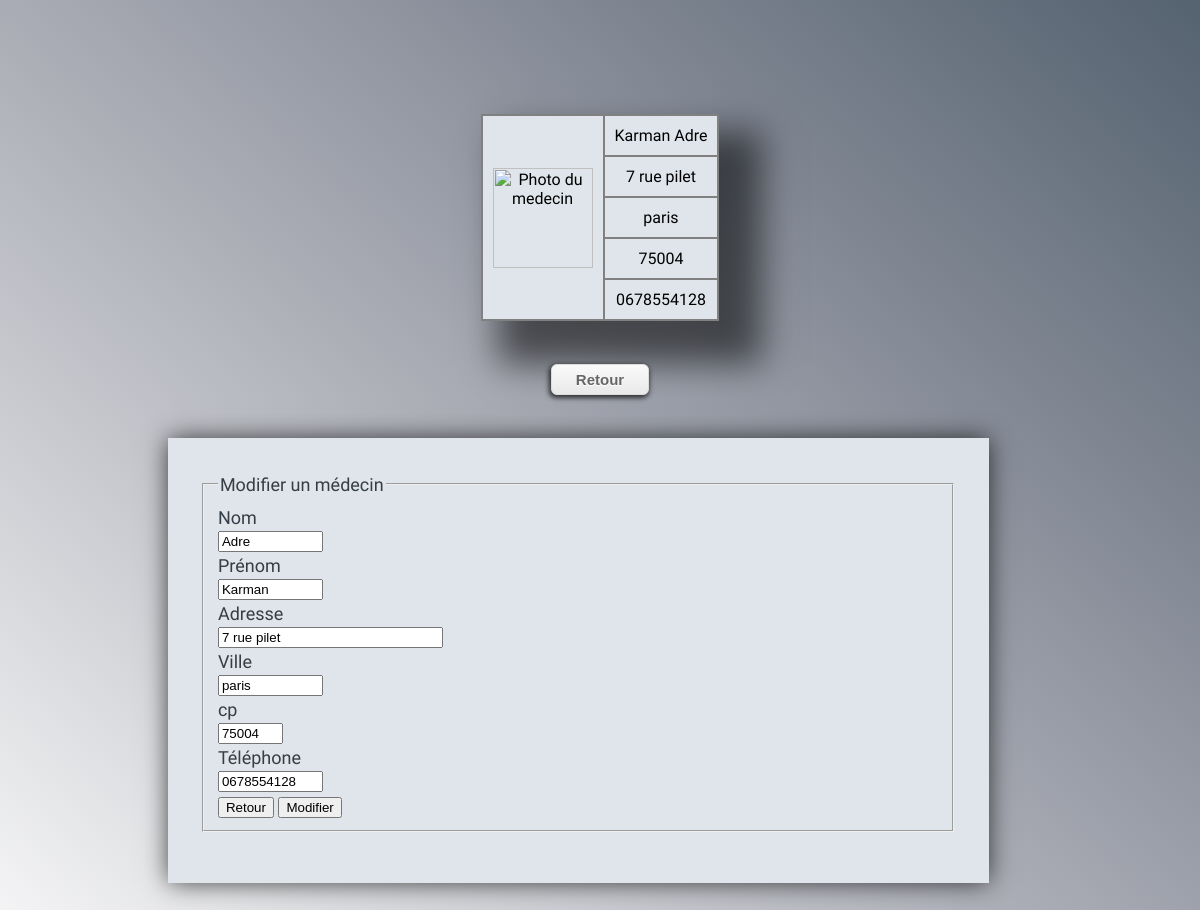
/Site_GalaxySB/PHP/modifMedecin.php?idMedecin=12 (signed in), run on the app's committed database.
### tables this page shows
CREATE TABLE `medecin` (
  `idMedecin` int(5) NOT NULL,
  `nomMedecin` varchar(50) NOT NULL,
  `prenomMedecin` varchar(50) NOT NULL,
  `specMedecin` varchar(300) NOT NULL,
  `adresseMedecin` varchar(150) NOT NULL,
  `villeMedecin` varchar(200) NOT NULL,
  `cpMedecin` int(10) NOT NULL,
  `telMedecin` varchar(15) NOT NULL,
  `depMedecin` int(5) NOT NULL,
  `ajouterPar` int(5) NOT NULL
);

### Site_GalaxySB/PHP/modifMedecin.php (the view, shortened to what this page needs)
<?php
require("connect.php");
if (isset($_SESSION['login'])) {
    $idMedecin = $_GET['idMedecin'];
?>
<html>
    <head>
		<link rel="stylesheet" href="../CSS/global.css">
        <link rel="stylesheet" href="../CSS/modifMedecin.css">
    </head>
    <body>
    <?php
        $reponse = $db->query("SELECT idMedecin, prenomMedecin, nomMedecin, adresseMedecin, villeMedecin, cpMedecin, telMedecin FROM medecin WHERE idMedecin='$idMedecin'");
        ($donnees = $reponse->fetch())
    ?>
    <div id="content">
            <table>
        <tr>
            <TD class=".p5" rowspan="5"><img alt='Photo du medecin' class='sidebar__avatar' src='https://cdn.pixabay.com/photo/2016/08/08/09/17/avatar-1577909_960_720.png' height="100px;"></TD>
            <TD class=".p5"><?php echo "$donnees[prenomMedecin] "; echo "$donnees[nomMedecin]"; ?></TD>
        </tr>
        <tr>
            <td class=".p5"><?php echo "$donnees[adresseMedecin]"; ?></td>
        </tr>
        <tr>
            <td class=".p5"><?php echo "$donnees[villeMedecin]"; ?></td>
        </tr>
        <tr>
            <td class=".p5"><?php echo "$donnees[cpMedecin]"; ?></td>
        </tr>
        <tr>
            <td class=".p5"><?php echo "$donnees[telMedecin]"; ?></td>
        </tr>
    </table>
    <input class="myButton" type="button" value="Retour" onclick="history.back()">
    <div class="AllFormMedic">
        <div class="container">
    <form name="formMODIFIER_MEDECIN" class="well form-horizontal" action="modifMedecin_Final.php" method="POST" id="ModifierMedecin_form">
        <fieldset>
        <legend>Modifier un médecin</legend>
            <div class="form-group">
              <label class="col-md-4 control-label">Nom</label>
              <div class="input-group">
              <input type="text" size="10" name="nomMedecin" class="zone" value="<?php echo "$donnees[nomMedecin]"; ?>"/>
              </div>
            </div>
            <div class="form-group">
              <label class="col-md-4 control-label">Prénom</label>
              <div class="input-group">
              <input type="text" size="10" name="prenomMedecin" class="zone" value="<?php echo "$donnees[prenomMedecin]"; ?>" />
              </div>
            </div>
            <div class="form-group">
              <label class="col-md-4 control-label">Adresse</label>
              <div class="input-group">
              <input type="text" size="25" name="adresseMedecin" class="zone" value="<?php echo "$donnees[adresseMedecin]"; ?>" />
              </div>
            </div>
            <div class="form-group">
              <label class="col-md-4 control-label">Ville</label>
              <div class="input-group">
              <input type="text" size="10" name="villeMedecin" class="zone" value="<?php echo "$donnees[villeMedecin]"; ?>" />
              </div>
            </div>
            <div class="form-group">
              <label class="col-md-4 control-label">cp</label>
              <div class="input-group">
              <input type="text" size="5" name="cpMedecin" class="zone" value="<?php echo "$donnees[cpMedecin]"; ?>" />
              </div>
            </div>
            <div class="form-group">
              <label class="col-md-4 control-label">Téléphone</label>
              <div class="input-group">
              <input type="text" size="10" name="telMedecin" class="zone" value="<?php echo "$donnees[telMedecin]"; ?>" />
              </div>
            </div>
            <div class="boutonRV">
            <input type="reset" value="Retour">
            <input type="submit" value="Modifier">
        </div>
        </fieldset>
    </form>
</div>
</body>
</html>
<?php }else{
    header("location:../login.php");
}

### Site_GalaxySB/CSS/global.css (style rules this page uses)
body { margin: 0; background: #556270; color: #353d46; font: 18px/27px 'Oxygen', sans-serif; }
.AllFormMedic { background-color: #dfe5eb; margin-left: 20%; padding: 3%; width: 70%; height: auto; overflow: hidden; margin: auto; margin-right: auto; box-shadow: 0px 0px 24px -1px rgba(0,0,0,0.75); }
.myButton { display: block; margin-right: auto; margin-left: auto; box-shadow:inset 0px 1px 0px 0px #ffffff; background:linear-gradient(to bottom, #f9f9f9 5%, #e9e9e9 100%); background-color:#f9f9f9; border-radius:6px; border:1px solid #dcdcdc; cursor:pointer; color:#666666; font-family:Arial; font-size:15px; font-weight:bold; padding:6px 24px; text-decoration:none; text-shadow:0px 1px 0px #ffffff; }
div#content { position: fixed; top: 0; left: 0; width: 100%; height: 100%; padding: 60px; overflow: scroll; background: #fcfeff; border-radius: 0; box-sizing: border-box; box-shadow: -3px 0 6px #4a5562; transition: all 300ms; background-image: linear-gradient(to right top, #ffffff, #d4d5d9, #aaacb5, #7f8692, #556270); }

### Site_GalaxySB/CSS/modifMedecin.css (style rules this page uses)
table { margin-top: 5%; margin-bottom: 4%; width: 1000px; padding-left: 7%; padding-right: 7%; margin-right: auto; margin-left: auto; box-shadow: 30px 30px 33px 13px rgba(0,0,0,0.55); }
.myButton { display: block; margin-right: auto; margin-left: auto; box-shadow: -1px 2px 5px 1px rgba(0, 0, 0, 0.7); background:linear-gradient(to bottom, #f9f9f9 5%, #e9e9e9 100%); background-color:#f9f9f9; border-radius:6px; border:1px solid #dcdcdc; cursor:pointer; color:#666666; font-family:Arial; font-size:15px; font-weight:bold; padding:6px 24px; text-decoration:none; text-shadow:0px 1px 0px #ffffff; }
.AllFormMedic { margin:10%; margin-top: 4%; }
table { border-collapse:collapse; width: auto; }
td { background: #dfe5eb; color: black; text-align:center; border :2px solid gray; padding:10px; }
html,body { height:100%; margin:0; padding: 0; background-image: linear-gradient(to right top, #ffffff, #d4d5d9, #aaacb5, #7f8692, #556270); }

### data on the page
medecin: prenomMedecin "Karman", nomMedecin "Adre", adresseMedecin "7 rue pilet", villeMedecin "paris", cpMedecin "75004", telMedecin "0678554128"
